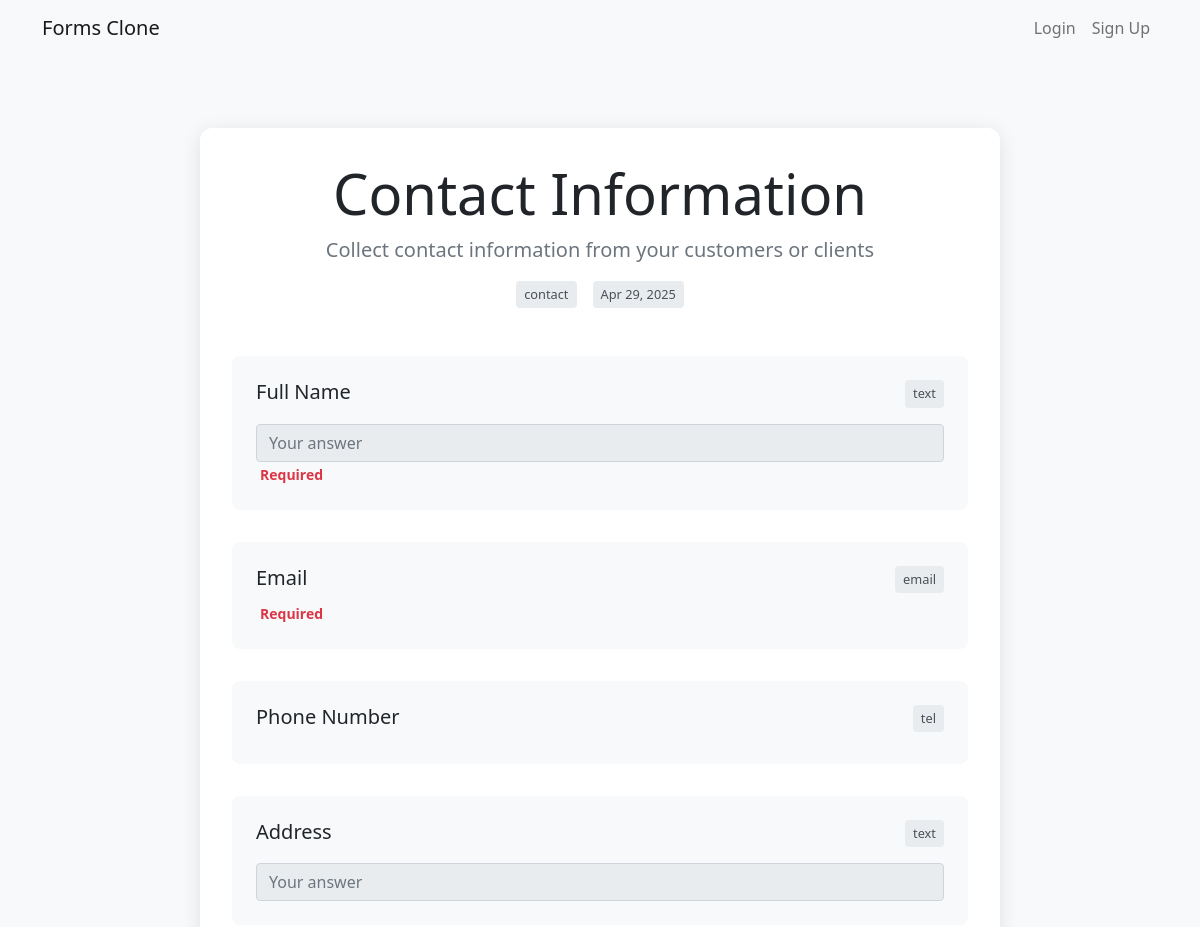
Page /template/1 (upper part) on the earlier database version.
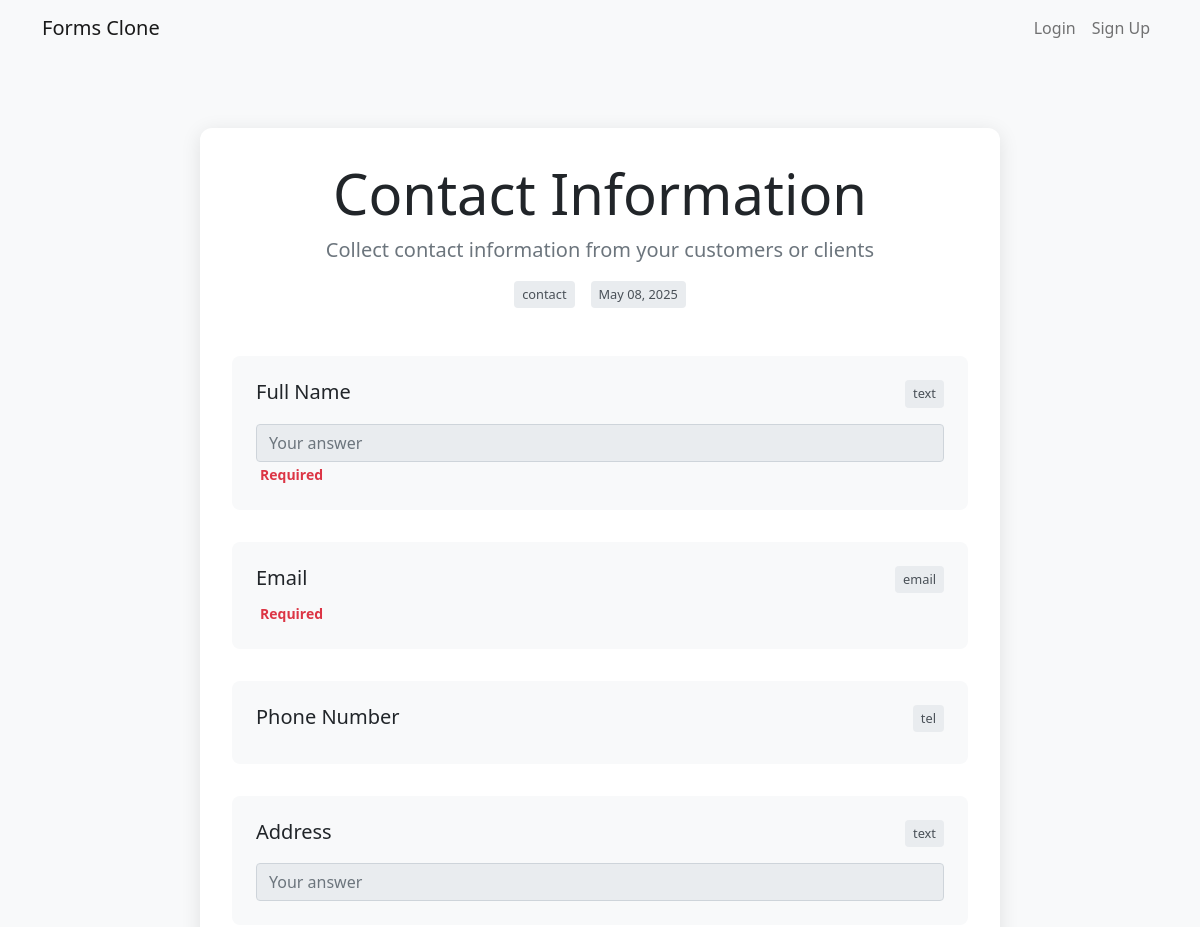
Same page on the later database version.
### app.py (models this page shows, shortened)
class FormTemplate(db.Model):
    id = db.Column(db.Integer, primary_key=True)
    title = db.Column(db.String(200), nullable=False)
    description = db.Column(db.Text)
    questions = db.Column(db.Text)  # JSON string of questions
    category = db.Column(db.String(50))  # e.g., 'survey', 'registration', 'feedback'
    created_at = db.Column(db.DateTime, default=datetime.utcnow)
    is_public = db.Column(db.Boolean, default=True)
    preview_image = db.Column(db.String(255), nullable=True)
    user_id = db.Column(db.Integer, db.ForeignKey('user.id'), nullable=True)
    user = db.relationship('User', backref='templates')
    template_data = db.Column(db.Text, nullable=True)  # JSON string of complete template data
    def get_questions(self):
        try:
            return json.loads(self.questions) if self.questions else []
        except:
            return []

### app.py (the view)
@app.route('/template/<int:template_id>')
def view_template(template_id):
    template = FormTemplate.query.get_or_404(template_id)
    if not template.is_public and (not current_user.is_authenticated or template.user_id != current_user.id):
        flash('You do not have permission to view this template.', 'danger')
        return redirect(url_for('template_gallery'))
    return render_template('view_template.html', template=template)

### app.py (called while the page is built)
@app.context_processor
def inject_now():
    return {'now': datetime.now()}

@app.context_processor
def inject_csrf_token():
    return {'csrf_token': 'dummy_token'}

### templates/view_template.html (shortened to what this page needs)
{% extends "base.html" %}
{% block content %}
<div class="container py-5">
    <div class="preview-container">
        <div class="text-center mb-5">
            <h1 class="display-4">{{ template.title }}</h1>
            <p class="lead text-muted">{{ template.description }}</p>
            <div class="d-flex justify-content-center gap-3">
                <span class="question-type-badge">
                     {{ template.category }}
                </span>
                <span class="question-type-badge">
                     {{ template.created_at.strftime('%b %d, %Y') }}
                </span>
            </div>
        </div>
        <div class="questions-preview">
            {% for question in template.get_questions() %}
            <div class="question-preview">
                <div class="d-flex justify-content-between align-items-start mb-2">
                    <h5 class="mb-0">{{ question.question_text }}</h5>
                    <span class="question-type-badge">
                        {{ question.question_type }}
                    </span>
                </div>
                {% if question.question_type in ['radio', 'checkbox', 'multiple_choice'] %}
                <div class="mt-3">
                    {% for option in question.options %}
                    <div class="form-check">
                        <input class="form-check-input" type="{{ 'checkbox' if question.question_type == 'checkbox' else 'radio' }}"
                               name="preview_{{ loop.index }}" id="preview_{{ loop.index }}_{{ loop.index0 }}">
                        <label class="form-check-label" for="preview_{{ loop.index }}_{{ loop.index0 }}">
                            {{ option }}
                        </label>
                    </div>
                    {% endfor %}
                </div>
                {% elif question.question_type == 'text' %}
                <div class="mt-3">
                    <input type="text" class="form-control" placeholder="Your answer" disabled>
                </div>
                {% endif %}
                {% if question.required %}
                <small class="text-danger mt-2">
                     Required
                </small>
                {% endif %}
            </div>
            {% endfor %}
        </div>
    </div>
</div>
{% endblock %}

Differences in the rows shown:
changed FormTemplate "Contact Information": created_at "Apr 29, 2025" → "May 08, 2025"
